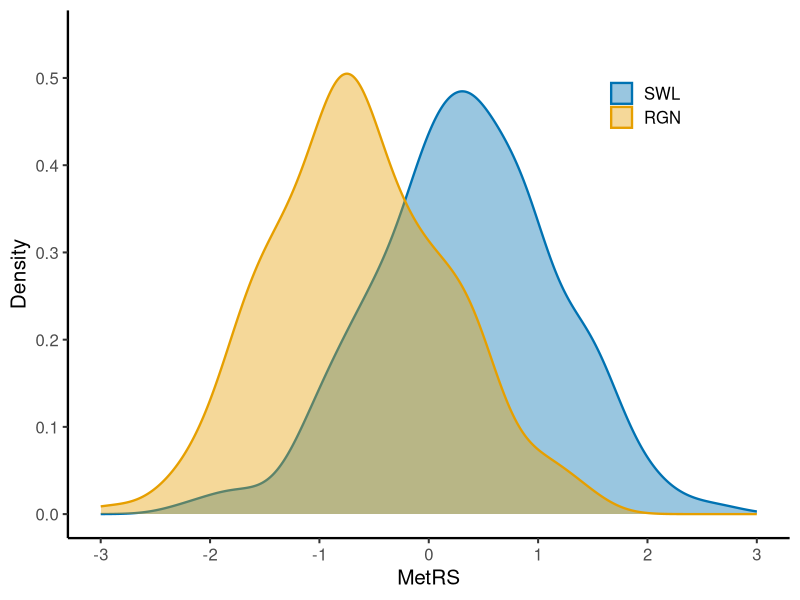

The R script that drew this image:
library(ggplot2)
library(here)
setwd(here::here("figures/FigSx"))

set.seed(42)
swl_scores = rnorm(200, mean = 0.35, sd = 0.85)
rgn_scores = rnorm(200, mean = -0.65, sd = 0.85)

df = data.frame(
  score = c(swl_scores, rgn_scores),
  group = factor(c(rep("SWL", 200), rep("RGN", 200)), levels = c("SWL", "RGN"))
)

group_colors = c("SWL" = "#0072B2", "RGN" = "#E69F00")

p = ggplot(df, aes(x = score, fill = group, color = group)) +
  geom_density(alpha = 0.4, linewidth = 0.8) +
  scale_fill_manual(
    values = group_colors,
    labels = c("SWL" = "SWL", "RGN" = "RGN"),
    name = NULL
  ) +
  scale_color_manual(
    values = group_colors,
    labels = c("SWL" = "SWL", "RGN" = "RGN"),
    name = NULL
  ) +
  scale_x_continuous(limits = c(-3, 3), breaks = seq(-3, 3, by = 1)) +
  scale_y_continuous(limits = c(0, 0.55), breaks = seq(0, 0.5, by = 0.1)) +
  labs(x = "MetRS", y = "Density") +
  theme_classic(base_size = 15) +
  theme(
    legend.position = c(0.80, 0.82),
    legend.background = element_rect(fill = "white", color = NA),
    axis.line = element_line(linewidth = 0.8)
  )

ggsave("figsx_metrs_density.png", p, width = 5, height = 3.5, dpi = 800, bg = "white")
